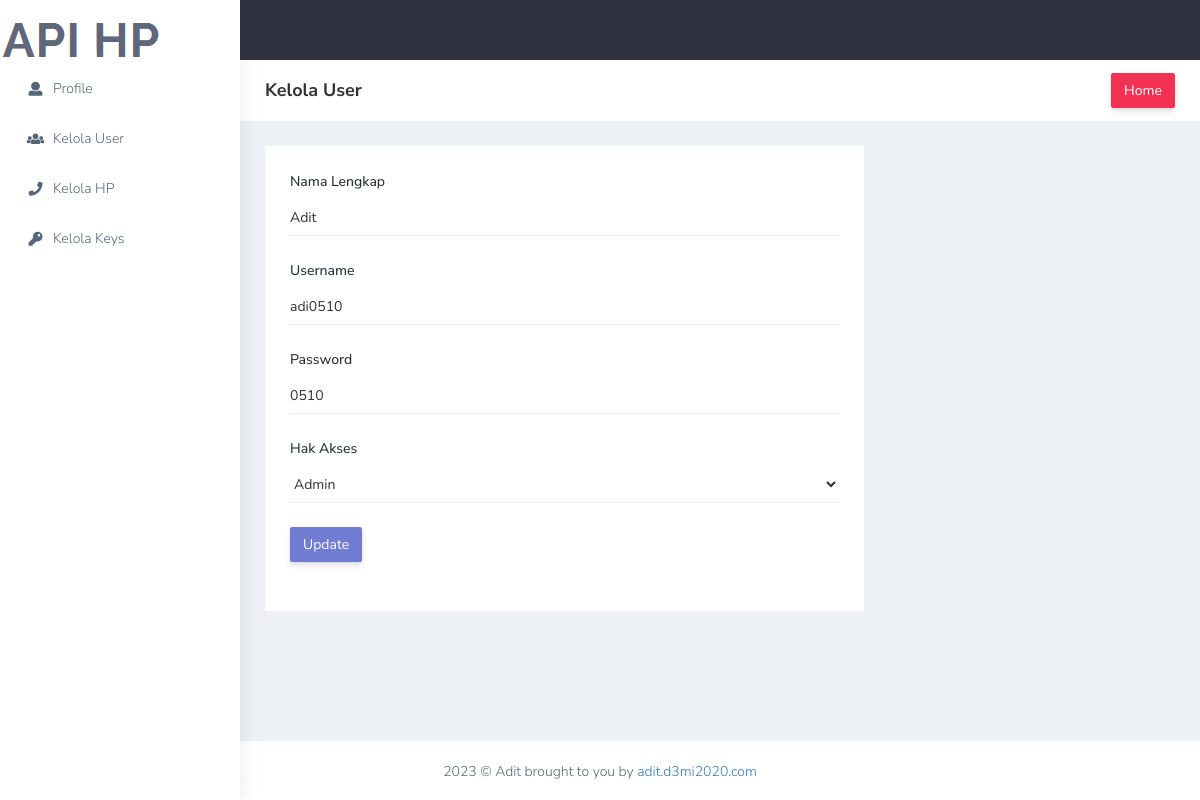
Screenshot of /index.php/User/update/2 with the database file from the repository.
### tables this page shows
CREATE TABLE `user` (
  `id` int(11) NOT NULL,
  `nama_lengkap` varchar(150) NOT NULL,
  `username` varchar(50) NOT NULL,
  `password` varchar(50) NOT NULL,
  `hak_akses` enum('A','P') NOT NULL
);

### application/controllers/User.php (called while the page is built, shortened)
<?php
class User extends CI_Controller
{
    function __construct()
    {
        $this->load->model('MUser');
        $this->load->library('form_validation');
    }
    public function update($id)
    {
        $row = $this->MUser->get_by_id($id);
        if ($row) {
            $data = array(
                'button' => 'Update',
                'action' => site_url('user/update_action'),
		'id' => set_value('id', $row->id),
        'nama_lengkap' => set_value('nama_lengkap', $row->nama_lengkap),
		'username' => set_value('username', $row->username),
		'password' => set_value('password', $row->password),
		'hak_akses' => set_value('hak_akses', $row->hak_akses),
	    );
            $data['page'] = 'user/form';
            $this->load->view('admin', $data);
        } else {
            $this->session->set_flashdata('message', 'Record Not Found');
            redirect(site_url('User'));
        }
    }
}

### index.php (called while the page is built, shortened)
<?php
require_once BASEPATH.'core/CodeIgniter.php';

### application/models/MUser.php (called while the page is built, shortened)
<?php
class MUser extends CI_Model
{
    public $table = 'user';
    public $id ='id';
    function get_by_id($id)
    {
        $this->db->where($this->id, $id);
        return $this->db->get($this->table)->row();
    }
}

### application/views/user/form.php (the view, shortened to what this page needs)
<!DOCTYPE html>
<html dir="ltr" lang="en">
<head>
   <link href="css/style.min.css" rel="stylesheet">
</head>
<body>
<div class="page-wrapper">
            <div class="page-breadcrumb bg-white">
                <div class="row align-items-center">
                    <div class="col-lg-3 col-md-4 col-sm-4 col-xs-12">
                        <h4 class="page-title">Kelola User</h4>
                    </div>
                    <div class="col-lg-9 col-sm-8 col-md-8 col-xs-12">
                        <div class="d-md-flex">
                            <a href="<?php echo site_url()?>/Dashboard"
                                class="btn btn-danger  d-none d-md-block pull-right ms-3 hidden-xs hidden-sm waves-effect waves-light text-white">Home</a>
                        </div>
                    </div>
                </div>
            </div>
            <div class="container-fluid">
                <div class="row">
                    <div class="col-lg-8 col-xlg-9 col-md-12">
                        <div class="card">
                            <div class="card-body">
                                <form class="form-horizontal form-material "  action="<?php echo $action; ?>" method="post">
                                    <div class="form-group mb-4">
                                        <label class="col-md-12 p-0">Nama Lengkap</label>
                                        <div class="col-md-12 border-bottom p-0">
                                            <input name="nama_lengkap" id="nama_lengkap" value="<?php echo $nama_lengkap; ?>"
                                                class="form-control p-0 border-0"> </div>
                                    </div>
                                    <div class="form-group mb-4">
                                        <label for="example-email" class="col-md-12 p-0">Username</label>
                                        <div class="col-md-12 border-bottom p-0">
                                            <input name="username" id="username" value="<?php echo $username; ?>"
                                                class="form-control p-0 border-0"
                                                id="example-email">
                                        </div>
                                    </div>
                                    <div class="form-group mb-4">
                                        <label class="col-md-12 p-0">Password</label>
                                        <div class="col-md-12 border-bottom p-0">
                                            <input type="text" name="password" id="password"  value="<?php echo $password; ?>" class="form-control p-0 border-0">
                                        </div>
                                    </div>
                                    <div class="form-group mb-4">
                                        <label class="col-sm-12">Hak Akses</label>
                                        <div class="col-sm-12 border-bottom">
                                            <select name="hak_akses" id="hak_akses" class="form-select shadow-none p-0 border-0 form-control-line">
                                                <option value="A" >Admin</option>
                                            </select>
                                        </div>
                                    </div>
                                    <div class="form-group mb-4">
                                        <div class="col-sm-12">
	                                    <button type="submit" class="btn btn-primary"><?php echo $button ?></button>
                                        </div>
                                    </div>
                                </form>
                            </div>
                        </div>
                    </div>
                </div>
            </div>
        </div>
    </div>
</body>
</html>

### rows the page displays
user: nama_lengkap "Adit", username "adi0510", password "0510"

### other values shown
$button "Update"
